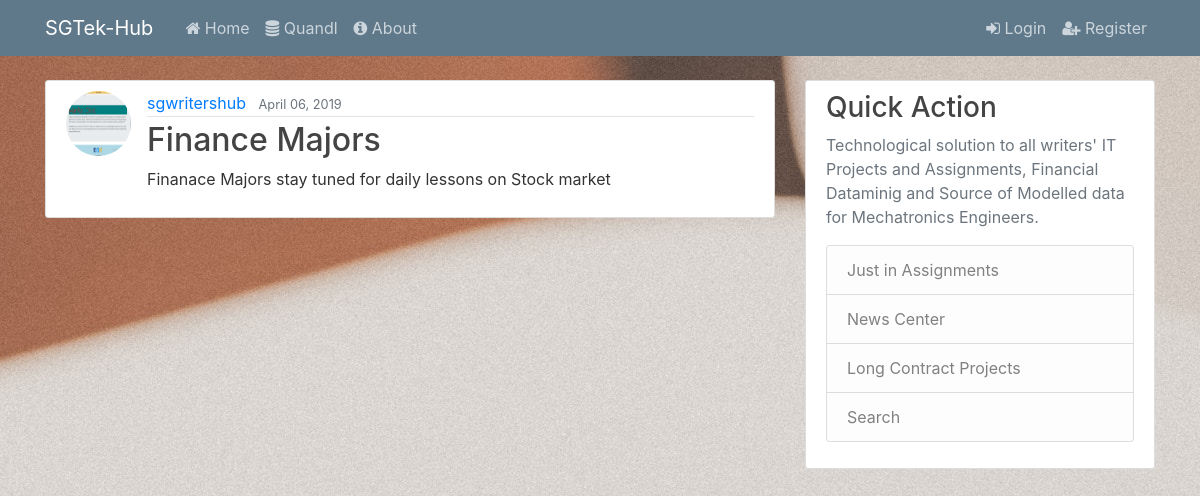
The app's page /post/2/ with its own data.
### blog/models.py (models this page shows, shortened)
class Post(models.Model):
    title = models.CharField(max_length=100)
    content = models.TextField()
    date_posted = models.DateTimeField(default=timezone.now)
    author = models.ForeignKey(User, on_delete=models.CASCADE)

### users/models.py (models this page shows, shortened)
class Profile(models.Model):
    user = models.OneToOneField(User, on_delete=models.CASCADE)
    image = models.ImageField(default='profile.png', upload_to='profile_pics')
    phone = models.CharField(max_length=13)
    county = models.CharField(max_length=20)

### blog/views.py (the view)
# urls.py: path('post/<int:pk>/', HomeDetailView.as_view(), name='post-detail'),
class HomeDetailView(DetailView):
    model = Post
    template_name = 'blog/details.html'
    context_object_name = 'post'

### blog/templates/blog/details.html (shortened to what this page needs)
{% extends 'blog/base.html' %} {% load static %}  {% block body %}
<article class="media content-section">
    <img class="rounded-circle article-img" src="{{ post.author.profile.image.url }}" alt="Author's Image">
    <div class="media-body">
        <div class="article-metadata">
            <a class="mr-2" href="#">{{ post.author }}</a>
            <small class="text-muted">{{ post.date_posted|date:"F d, Y" }}</small>
        </div>
        <h2 class="article-title">{{ post.title }}</h2>
        <p class="article-content">{{ post.content }}</p>
    </div>
</article>
{% endblock %}

### blog/static/blog/css/main.css (style rules this page uses)
body { background: #fafafa; background-image: url('bg.jpg'); color: #333333; margin-top: 5rem; }
h1, h2, h3, h4, h5, h6 { color: #444444; }
.content-section { background: #ffffff; padding: 10px 20px; border: 1px solid #dddddd; border-radius: 3px; margin-bottom: 20px; }
.article-title { color: #444444; }
.article-content { white-space: pre-line; }
.article-img { height: 65px; width: 65px; margin-right: 16px; }
.article-metadata { padding-bottom: 1px; margin-bottom: 4px; border-bottom: 1px solid #e3e3e3 }

### records on screen
Post: author.profile.image (picture), author "sgwritershub", date_posted "April 06, 2019", title "Finance Majors", content "Finanace Majors stay tuned for daily lessons on Stock market"
